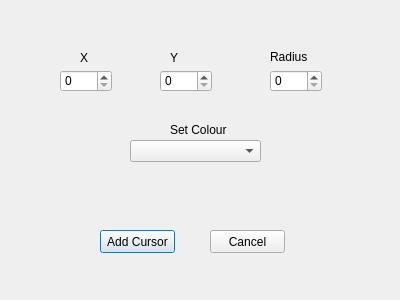
<ui version="4.0" >
 <class>addCursorDialog</class>
 <widget class="QDialog" name="addCursorDialog" >
  <property name="geometry" >
   <rect>
    <x>0</x>
    <y>0</y>
    <width>400</width>
    <height>300</height>
   </rect>
  </property>
  <property name="windowTitle" >
   <string>Add New Cursor</string>
  </property>
  <property name="windowIcon" >
   <iconset resource="../QMTSim 1.0/resource.qrc" >
    <normaloff>:/newPrefix/logo.jpg</normaloff>:/newPrefix/logo.jpg</iconset>
  </property>
  <widget class="QPushButton" name="addCursorButton" >
   <property name="geometry" >
    <rect>
     <x>100</x>
     <y>230</y>
     <width>75</width>
     <height>23</height>
    </rect>
   </property>
   <property name="text" >
    <string>Add Cursor</string>
   </property>
  </widget>
  <widget class="QPushButton" name="cancelButton" >
   <property name="geometry" >
    <rect>
     <x>210</x>
     <y>230</y>
     <width>75</width>
     <height>23</height>
    </rect>
   </property>
   <property name="text" >
    <string>Cancel</string>
   </property>
  </widget>
  <widget class="QSpinBox" name="cursor_x" >
   <property name="geometry" >
    <rect>
     <x>60</x>
     <y>70</y>
     <width>52</width>
     <height>22</height>
    </rect>
   </property>
  </widget>
  <widget class="QSpinBox" name="cursor_y" >
   <property name="geometry" >
    <rect>
     <x>160</x>
     <y>70</y>
     <width>52</width>
     <height>22</height>
    </rect>
   </property>
  </widget>
  <widget class="QSpinBox" name="cursor_radius" >
   <property name="geometry" >
    <rect>
     <x>270</x>
     <y>70</y>
     <width>52</width>
     <height>22</height>
    </rect>
   </property>
  </widget>
  <widget class="QLabel" name="label" >
   <property name="geometry" >
    <rect>
     <x>80</x>
     <y>50</y>
     <width>16</width>
     <height>16</height>
    </rect>
   </property>
   <property name="text" >
    <string>X</string>
   </property>
  </widget>
  <widget class="QLabel" name="label_2" >
   <property name="geometry" >
    <rect>
     <x>170</x>
     <y>50</y>
     <width>16</width>
     <height>16</height>
    </rect>
   </property>
   <property name="text" >
    <string>Y</string>
   </property>
  </widget>
  <widget class="QLabel" name="label_3" >
   <property name="geometry" >
    <rect>
     <x>270</x>
     <y>50</y>
     <width>46</width>
     <height>14</height>
    </rect>
   </property>
   <property name="text" >
    <string>Radius</string>
   </property>
  </widget>
  <widget class="QComboBox" name="fillColourComboBox" >
   <property name="geometry" >
    <rect>
     <x>130</x>
     <y>140</y>
     <width>131</width>
     <height>22</height>
    </rect>
   </property>
  </widget>
  <widget class="QLabel" name="label_4" >
   <property name="geometry" >
    <rect>
     <x>170</x>
     <y>120</y>
     <width>71</width>
     <height>20</height>
    </rect>
   </property>
   <property name="text" >
    <string>Set Colour</string>
   </property>
  </widget>
 </widget>
 <tabstops>
  <tabstop>cursor_x</tabstop>
  <tabstop>cursor_y</tabstop>
  <tabstop>cursor_radius</tabstop>
  <tabstop>addCursorButton</tabstop>
  <tabstop>cancelButton</tabstop>
 </tabstops>
 <resources>
  <include location="../QMTSim 1.0/resource.qrc" />
 </resources>
 <connections>
  <connection>
   <sender>cancelButton</sender>
   <signal>clicked()</signal>
   <receiver>addCursorDialog</receiver>
   <slot>close()</slot>
   <hints>
    <hint type="sourcelabel" >
     <x>247</x>
     <y>241</y>
    </hint>
    <hint type="destinationlabel" >
     <x>199</x>
     <y>149</y>
    </hint>
   </hints>
  </connection>
 </connections>
</ui>
